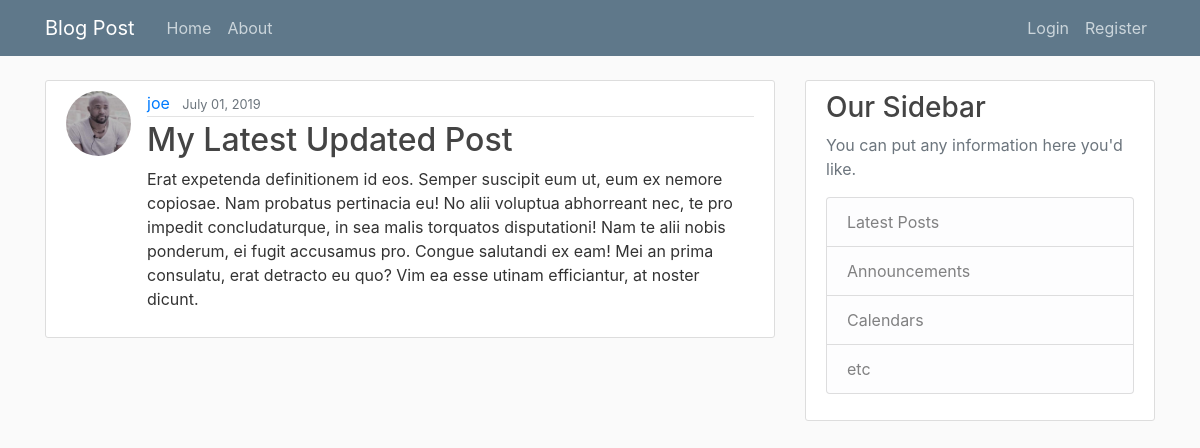
The app's page /post/31/ with its own data.
### blog/models.py (models this page shows, shortened)
class Post(models.Model):
    title = models.CharField(max_length=100)
    content = models.TextField()
    date_posted = models.DateTimeField(default=timezone.now)
    author = models.ForeignKey(User, on_delete=models.CASCADE)

### users/models.py (models this page shows, shortened)
class Profile(models.Model):
    user = models.OneToOneField(User, on_delete=models.CASCADE)
    image = models.ImageField(default='default.jpg', upload_to='profile_pics')

### blog/views.py (the view)
# urls.py: path('post/<int:pk>/', PostDetailView.as_view(), name='post-detail'),
class PostDetailView(DetailView):
    model = Post

### blog/templates/blog/post_detail.html (shortened to what this page needs)
{% extends "blog/base.html" %}
{% block content %}
<article class="media content-section">
    <img class="rounded-circle article-img" src="{{ object.author.profile.image.url }}">
    <div class="media-body">
        <div class="article-metadata">
            <a class="mr-2" href="{% url 'user-posts' object.author.username %}">{{ object.author }}</a>
            <small class="text-muted">{{ object.date_posted|date:"F d, Y" }}</small>
        </div>
        <h2 class="article-title">{{ object.title }}</h2>
        <p class="article-content">{{ object.content }}</p>
    </div>
</article>
{% endblock content %}

### blog/static/blog/main.css (style rules this page uses)
body { background: #fafafa; color: #333333; margin-top: 5rem; }
h1, h2, h3, h4, h5, h6 { color: #444444; }
.content-section { background: #ffffff; padding: 10px 20px; border: 1px solid #dddddd; border-radius: 3px; margin-bottom: 20px; }
.article-title { color: #444444; }
.article-content { white-space: pre-line; }
.article-img { height: 65px; width: 65px; margin-right: 16px; }
.article-metadata { padding-bottom: 1px; margin-bottom: 4px; border-bottom: 1px solid #e3e3e3 }

### records on screen
Post: author.profile.image (picture), author "joe", date_posted "July 01, 2019", title "My Latest Updated Post", content "Erat expetenda definitionem id eos. Semper suscipit eum ut, eum ex nemore copiosae. Nam probatus pertinacia eu! No alii voluptua abhorreant nec, te pro impedit concludaturque, in sea malis torquatos disputationi! Nam te alii nobis ponderum, ei fugit accusamus pro. Congue salutandi ex eam! Mei an prima consulatu, erat detracto eu quo? Vim ea esse utinam efficiantur, at noster dicunt."
